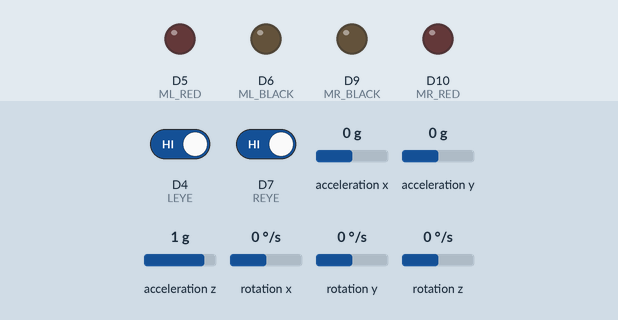
The sketch below on a simulated Arduino Nano 33 IoT. Parts: output pins drawn as LEDs (lit = HIGH). Inputs (shaded band) come from the test bench; at power-on: D4 (LEYE) HIGH, D7 (REYE) HIGH, acceleration x 0 g, acceleration y 0 g, acceleration z 1 g, rotation x 0 °/s, rotation y 0 °/s, rotation z 0 °/s. WiFi joins after 1.5 s; servers stay silent unless stated; what the sketch prints to the serial monitor is not drawn.

Above: at 2.7 s.
2.8 s: D4 (LEYE) driven LOW
At 3.9 s:
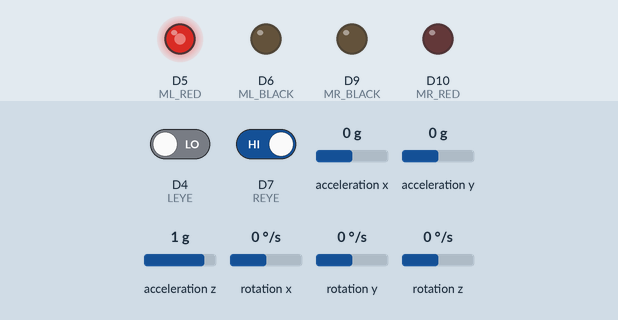
4.3 s: D7 (REYE) driven LOW
At 5.1 s:
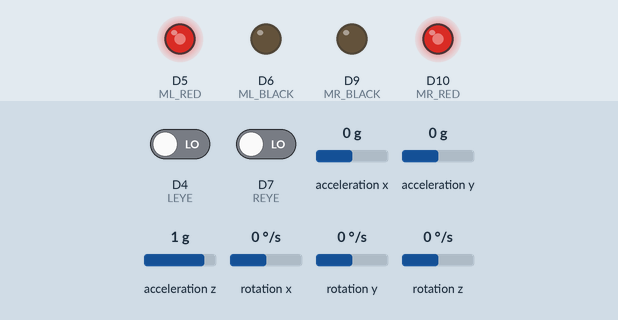
5.8 s: D4 (LEYE) driven HIGH
At 6.2 s:
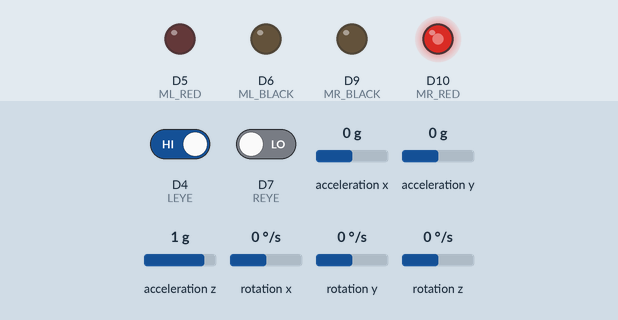
Timing chart, 0 to 8.8 s (numbered marks = the images above; inputs shaded):
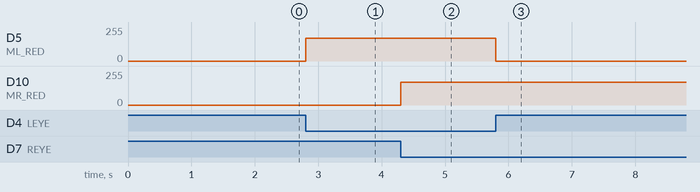

The sketch:

GoldChallenge_ArduinoCode.ino
```cpp
#include <Arduino_LSM6DS3.h>
#include <WiFiNINA.h>
#include <MadgwickAHRS.h>

//initialise a Madgwick variable
Madgwick filter;
char ssid[] = "vodafone-ADC9";
char pass[] = "LJWJSUVH4V7NCS";
WiFiServer server(80);

//Pins
const int LEYE = 4;
const int REYE = 7;
const int ML_RED = 5; //forward
const int ML_BLACK= 6;
const int MR_RED = 10;//forward
const int MR_BLACK = 9;
const int TRIG = A2;
const int ECHO = A3;

int velocity = 170;
char data[50];

//Initialise IMU variables
float aX, aY, aZ;
float gX, gY, gZ;
float roll, pitch, heading;

void setup() {
Serial.begin(9600);
Serial.println("here");

//Set pin modes
pinMode(LEYE, INPUT);
pinMode(REYE, INPUT);
pinMode(ML_RED, OUTPUT);
pinMode(ML_BLACK, OUTPUT);
pinMode(MR_RED, OUTPUT);
pinMode(MR_BLACK, OUTPUT);
pinMode(TRIG, OUTPUT);
pinMode(ECHO, INPUT);

IMU.begin();
filter.begin(104);

if(!IMU.begin()){
  Serial.println("Failed to initialize IMU");
}

Serial.println("IMU initialized");

//WiFi
WiFi.begin(ssid, pass);
  IPAddress ip = WiFi.localIP();
  Serial.print("IP Address:");
  Serial.print(ip);
  server.begin();
}

void loop() {
  //Make buggy go around the track using IR sensors
  WiFiClient client = server.available();
  if (digitalRead(REYE) == LOW && digitalRead(LEYE) == LOW) {
            analogWrite(ML_RED, velocity);
            analogWrite(MR_BLACK, 0);
            analogWrite(MR_RED, velocity);
            analogWrite(ML_BLACK, 0);
  }
  else if (digitalRead(REYE) == HIGH && digitalRead(LEYE) == HIGH) {
            brake();
  }
  else if (digitalRead(REYE) == HIGH && digitalRead(LEYE) == LOW) {
            analogWrite(MR_RED, 0);
            analogWrite(MR_BLACK, 0);
            analogWrite(ML_RED, velocity);
            analogWrite(ML_BLACK, 0);
  }
  else if (digitalRead(REYE) == LOW && digitalRead(LEYE) == HIGH) {
            analogWrite(ML_BLACK, 0);
            analogWrite(ML_RED, 0);
            analogWrite(MR_BLACK, 0);
            analogWrite(MR_RED, velocity);
   }
   //Uses IMU data to calculate roll, yaw, pitch
    if(IMU.accelerationAvailable() && IMU.gyroscopeAvailable()){
    IMU.readAcceleration(aX,aY,aZ);
    IMU.readGyroscope(gX,gY,gZ);

    filter.updateIMU(gX, gY, gZ, aX, aY, aZ);

    roll = filter.getRoll();
    pitch = filter.getPitch();
    heading = filter.getYaw();
    server.print("Orientation: ");
    server.print(heading);
    server.print(" ");
    server.print(pitch);
    server.print(" ");
    server.println(roll);

    Serial.print("Orientation: ");
    Serial.print(heading);
    Serial.print(" ");
    Serial.print(pitch);
    Serial.print(" ");
    Serial.println(roll);
  }
 // delay(10);
}

//brake function to make buggy stop
void brake() {
  analogWrite(MR_RED, 0);
  analogWrite(ML_BLACK, 0);
  analogWrite(ML_RED, 0);
  analogWrite(MR_BLACK, 0);
}
```

Measured:
- after the input at 2.8 s, D5 (ML_RED): 0/255 → 170/255 at once
- after the input at 4.3 s, D10 (MR_RED): 0/255 → 170/255 at once
- after the input at 5.8 s, D5 (ML_RED): 170/255 → 0/255 at once
